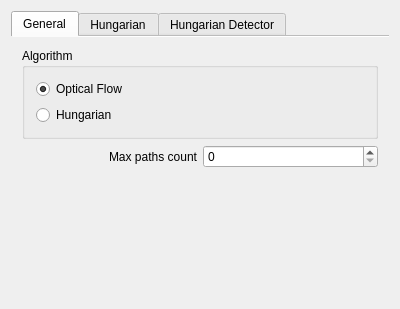
<?xml version="1.0" encoding="UTF-8"?>
<ui version="4.0">
 <class>PathDetectionConfig</class>
 <widget class="IConfigItem" name="PathDetectionConfig">
  <property name="geometry">
   <rect>
    <x>0</x>
    <y>0</y>
    <width>400</width>
    <height>300</height>
   </rect>
  </property>
  <property name="windowTitle">
   <string>Path detection</string>
  </property>
  <layout class="QGridLayout" name="gridLayout">
   <item row="1" column="0">
    <widget class="QTabWidget" name="tabWidget">
     <property name="currentIndex">
      <number>0</number>
     </property>
     <property name="documentMode">
      <bool>true</bool>
     </property>
     <widget class="QWidget" name="m_GeneralTab">
      <attribute name="title">
       <string>General</string>
      </attribute>
      <layout class="QGridLayout" name="gridLayout_4">
       <item row="3" column="0" colspan="2">
        <spacer name="verticalSpacer_3">
         <property name="orientation">
          <enum>Qt::Vertical</enum>
         </property>
         <property name="sizeHint" stdset="0">
          <size>
           <width>20</width>
           <height>40</height>
          </size>
         </property>
        </spacer>
       </item>
       <item row="1" column="0" colspan="2">
        <widget class="QGroupBox" name="groupBox">
         <property name="title">
          <string>Algorithm</string>
         </property>
         <layout class="QVBoxLayout" name="verticalLayout">
          <item>
           <widget class="QRadioButton" name="m_OpticalFlow">
            <property name="text">
             <string>Optical Flow</string>
            </property>
            <property name="checked">
             <bool>true</bool>
            </property>
           </widget>
          </item>
          <item>
           <widget class="QRadioButton" name="m_Hungarian">
            <property name="text">
             <string>Hungarian</string>
            </property>
            <property name="checked">
             <bool>false</bool>
            </property>
           </widget>
          </item>
         </layout>
        </widget>
       </item>
       <item row="2" column="0">
        <widget class="QLabel" name="label_9">
         <property name="text">
          <string>Max paths count</string>
         </property>
         <property name="alignment">
          <set>Qt::AlignRight|Qt::AlignTrailing|Qt::AlignVCenter</set>
         </property>
        </widget>
       </item>
       <item row="2" column="1">
        <widget class="QSpinBox" name="m_MaxPathsCount">
         <property name="maximum">
          <number>10000</number>
         </property>
        </widget>
       </item>
      </layout>
     </widget>
     <widget class="QWidget" name="m_HungarianTab">
      <attribute name="title">
       <string>Hungarian</string>
      </attribute>
      <layout class="QGridLayout" name="gridLayout_2">
       <item row="18" column="0">
        <widget class="QLabel" name="label_7">
         <property name="text">
          <string>Angle modifier</string>
         </property>
         <property name="alignment">
          <set>Qt::AlignRight|Qt::AlignTrailing|Qt::AlignVCenter</set>
         </property>
        </widget>
       </item>
       <item row="9" column="1">
        <widget class="QSpinBox" name="m_MaxPathLength">
         <property name="sizePolicy">
          <sizepolicy hsizetype="MinimumExpanding" vsizetype="Fixed">
           <horstretch>0</horstretch>
           <verstretch>0</verstretch>
          </sizepolicy>
         </property>
         <property name="maximum">
          <number>1000</number>
         </property>
        </widget>
       </item>
       <item row="17" column="1">
        <widget class="QSpinBox" name="m_DistanceModifier">
         <property name="sizePolicy">
          <sizepolicy hsizetype="MinimumExpanding" vsizetype="Fixed">
           <horstretch>0</horstretch>
           <verstretch>0</verstretch>
          </sizepolicy>
         </property>
         <property name="maximum">
          <number>100</number>
         </property>
        </widget>
       </item>
       <item row="13" column="1">
        <widget class="QDoubleSpinBox" name="m_CurrMaxDistFromPredictedNextWorldPoint">
         <property name="sizePolicy">
          <sizepolicy hsizetype="MinimumExpanding" vsizetype="Fixed">
           <horstretch>0</horstretch>
           <verstretch>0</verstretch>
          </sizepolicy>
         </property>
         <property name="toolTip">
          <string>Curr max dist from predicted next world point</string>
         </property>
         <property name="maximum">
          <double>100.000000000000000</double>
         </property>
        </widget>
       </item>
       <item row="8" column="0">
        <widget class="QLabel" name="label">
         <property name="text">
          <string>Max cost threshold</string>
         </property>
         <property name="alignment">
          <set>Qt::AlignRight|Qt::AlignTrailing|Qt::AlignVCenter</set>
         </property>
        </widget>
       </item>
       <item row="19" column="1">
        <widget class="QSpinBox" name="m_MaxProcessTime">
         <property name="maximum">
          <number>100000</number>
         </property>
         <property name="singleStep">
          <number>100</number>
         </property>
        </widget>
       </item>
       <item row="19" column="0">
        <widget class="QLabel" name="label_8">
         <property name="text">
          <string>Max process time [ms]</string>
         </property>
         <property name="alignment">
          <set>Qt::AlignRight|Qt::AlignTrailing|Qt::AlignVCenter</set>
         </property>
        </widget>
       </item>
       <item row="16" column="1">
        <widget class="QSpinBox" name="m_DescCostModifier">
         <property name="sizePolicy">
          <sizepolicy hsizetype="MinimumExpanding" vsizetype="Fixed">
           <horstretch>0</horstretch>
           <verstretch>0</verstretch>
          </sizepolicy>
         </property>
         <property name="maximum">
          <number>100</number>
         </property>
        </widget>
       </item>
       <item row="11" column="0">
        <widget class="QLabel" name="label_3">
         <property name="text">
          <string>Max missed frames in path</string>
         </property>
         <property name="alignment">
          <set>Qt::AlignRight|Qt::AlignTrailing|Qt::AlignVCenter</set>
         </property>
        </widget>
       </item>
       <item row="16" column="0">
        <widget class="QLabel" name="label_5">
         <property name="text">
          <string>Desc cost modifier</string>
         </property>
         <property name="alignment">
          <set>Qt::AlignRight|Qt::AlignTrailing|Qt::AlignVCenter</set>
         </property>
        </widget>
       </item>
       <item row="11" column="1">
        <widget class="QSpinBox" name="m_MaxMissedFramesInPath">
         <property name="sizePolicy">
          <sizepolicy hsizetype="MinimumExpanding" vsizetype="Fixed">
           <horstretch>0</horstretch>
           <verstretch>0</verstretch>
          </sizepolicy>
         </property>
         <property name="maximum">
          <number>100</number>
         </property>
        </widget>
       </item>
       <item row="17" column="0">
        <widget class="QLabel" name="label_6">
         <property name="text">
          <string>Distance modifier</string>
         </property>
         <property name="alignment">
          <set>Qt::AlignRight|Qt::AlignTrailing|Qt::AlignVCenter</set>
         </property>
        </widget>
       </item>
       <item row="8" column="1">
        <widget class="QSpinBox" name="m_MaxCostThresh">
         <property name="sizePolicy">
          <sizepolicy hsizetype="MinimumExpanding" vsizetype="Fixed">
           <horstretch>0</horstretch>
           <verstretch>0</verstretch>
          </sizepolicy>
         </property>
         <property name="maximum">
          <number>1000</number>
         </property>
         <property name="singleStep">
          <number>10</number>
         </property>
        </widget>
       </item>
       <item row="18" column="1">
        <widget class="QSpinBox" name="m_AngleModifier">
         <property name="sizePolicy">
          <sizepolicy hsizetype="MinimumExpanding" vsizetype="Fixed">
           <horstretch>0</horstretch>
           <verstretch>0</verstretch>
          </sizepolicy>
         </property>
         <property name="maximum">
          <number>100</number>
         </property>
        </widget>
       </item>
       <item row="13" column="0">
        <widget class="QLabel" name="label_4">
         <property name="toolTip">
          <string>Curr max dist from predicted next world point</string>
         </property>
         <property name="text">
          <string>Max distance</string>
         </property>
         <property name="alignment">
          <set>Qt::AlignRight|Qt::AlignTrailing|Qt::AlignVCenter</set>
         </property>
        </widget>
       </item>
       <item row="9" column="0">
        <widget class="QLabel" name="label_2">
         <property name="text">
          <string>Max path length</string>
         </property>
         <property name="alignment">
          <set>Qt::AlignRight|Qt::AlignTrailing|Qt::AlignVCenter</set>
         </property>
        </widget>
       </item>
       <item row="15" column="0" colspan="2">
        <widget class="Line" name="line">
         <property name="orientation">
          <enum>Qt::Horizontal</enum>
         </property>
        </widget>
       </item>
       <item row="21" column="0" colspan="2">
        <spacer name="verticalSpacer">
         <property name="orientation">
          <enum>Qt::Vertical</enum>
         </property>
         <property name="sizeHint" stdset="0">
          <size>
           <width>20</width>
           <height>40</height>
          </size>
         </property>
        </spacer>
       </item>
      </layout>
     </widget>
     <widget class="QWidget" name="m_HungarianDetectorTab">
      <attribute name="title">
       <string>Hungarian Detector</string>
      </attribute>
      <layout class="QGridLayout" name="gridLayout_3">
       <item row="10" column="0" colspan="4">
        <spacer name="verticalSpacer_2">
         <property name="orientation">
          <enum>Qt::Vertical</enum>
         </property>
         <property name="sizeHint" stdset="0">
          <size>
           <width>20</width>
           <height>40</height>
          </size>
         </property>
        </spacer>
       </item>
       <item row="3" column="1">
        <widget class="QLabel" name="m_SIFTContrastThresholdLabel">
         <property name="enabled">
          <bool>false</bool>
         </property>
         <property name="text">
          <string>Contrash threshold</string>
         </property>
         <property name="alignment">
          <set>Qt::AlignRight|Qt::AlignTrailing|Qt::AlignVCenter</set>
         </property>
        </widget>
       </item>
       <item row="6" column="0" colspan="4">
        <widget class="Line" name="line_2">
         <property name="orientation">
          <enum>Qt::Horizontal</enum>
         </property>
        </widget>
       </item>
       <item row="7" column="2" colspan="2">
        <widget class="QDoubleSpinBox" name="m_SURFHessianThreshold">
         <property name="enabled">
          <bool>false</bool>
         </property>
         <property name="sizePolicy">
          <sizepolicy hsizetype="MinimumExpanding" vsizetype="Fixed">
           <horstretch>0</horstretch>
           <verstretch>0</verstretch>
          </sizepolicy>
         </property>
         <property name="maximum">
          <double>1000.000000000000000</double>
         </property>
         <property name="singleStep">
          <double>10.000000000000000</double>
         </property>
        </widget>
       </item>
       <item row="7" column="1">
        <widget class="QLabel" name="m_SURFHessianThresholdLabel">
         <property name="enabled">
          <bool>false</bool>
         </property>
         <property name="text">
          <string>Hessian threshold</string>
         </property>
         <property name="alignment">
          <set>Qt::AlignRight|Qt::AlignTrailing|Qt::AlignVCenter</set>
         </property>
        </widget>
       </item>
       <item row="8" column="1">
        <widget class="QLabel" name="m_SURFnOctavesLabel">
         <property name="enabled">
          <bool>false</bool>
         </property>
         <property name="text">
          <string>Octaves</string>
         </property>
         <property name="alignment">
          <set>Qt::AlignRight|Qt::AlignTrailing|Qt::AlignVCenter</set>
         </property>
        </widget>
       </item>
       <item row="8" column="2" colspan="2">
        <widget class="QSpinBox" name="m_SURFnOctaves">
         <property name="enabled">
          <bool>false</bool>
         </property>
         <property name="sizePolicy">
          <sizepolicy hsizetype="MinimumExpanding" vsizetype="Fixed">
           <horstretch>0</horstretch>
           <verstretch>0</verstretch>
          </sizepolicy>
         </property>
         <property name="maximum">
          <number>100</number>
         </property>
        </widget>
       </item>
       <item row="1" column="1">
        <widget class="QLabel" name="m_SIFTnfeaturesLabel">
         <property name="enabled">
          <bool>false</bool>
         </property>
         <property name="text">
          <string>Features</string>
         </property>
         <property name="alignment">
          <set>Qt::AlignRight|Qt::AlignTrailing|Qt::AlignVCenter</set>
         </property>
        </widget>
       </item>
       <item row="9" column="1">
        <widget class="QLabel" name="m_SURFnOctaveLayersLabel">
         <property name="enabled">
          <bool>false</bool>
         </property>
         <property name="text">
          <string>Octave layers</string>
         </property>
         <property name="alignment">
          <set>Qt::AlignRight|Qt::AlignTrailing|Qt::AlignVCenter</set>
         </property>
        </widget>
       </item>
       <item row="2" column="1">
        <widget class="QLabel" name="m_SIFTnOctaveLayersLabel">
         <property name="enabled">
          <bool>false</bool>
         </property>
         <property name="text">
          <string>Octave layers</string>
         </property>
         <property name="alignment">
          <set>Qt::AlignRight|Qt::AlignTrailing|Qt::AlignVCenter</set>
         </property>
        </widget>
       </item>
       <item row="4" column="1">
        <widget class="QLabel" name="m_SIFTEdgeThresholdLabel">
         <property name="enabled">
          <bool>false</bool>
         </property>
         <property name="text">
          <string>Edge threshold</string>
         </property>
         <property name="alignment">
          <set>Qt::AlignRight|Qt::AlignTrailing|Qt::AlignVCenter</set>
         </property>
        </widget>
       </item>
       <item row="9" column="2" colspan="2">
        <widget class="QSpinBox" name="m_SURFnOctaveLayers">
         <property name="enabled">
          <bool>false</bool>
         </property>
         <property name="sizePolicy">
          <sizepolicy hsizetype="MinimumExpanding" vsizetype="Fixed">
           <horstretch>0</horstretch>
           <verstretch>0</verstretch>
          </sizepolicy>
         </property>
         <property name="maximum">
          <number>100</number>
         </property>
        </widget>
       </item>
       <item row="5" column="1">
        <widget class="QLabel" name="m_SIFTSigmaLabel">
         <property name="enabled">
          <bool>false</bool>
         </property>
         <property name="text">
          <string>Sigma</string>
         </property>
         <property name="alignment">
          <set>Qt::AlignRight|Qt::AlignTrailing|Qt::AlignVCenter</set>
         </property>
        </widget>
       </item>
       <item row="1" column="2" colspan="2">
        <widget class="QSpinBox" name="m_SIFTnfeatures">
         <property name="enabled">
          <bool>false</bool>
         </property>
         <property name="sizePolicy">
          <sizepolicy hsizetype="MinimumExpanding" vsizetype="Fixed">
           <horstretch>0</horstretch>
           <verstretch>0</verstretch>
          </sizepolicy>
         </property>
         <property name="maximum">
          <number>10000</number>
         </property>
         <property name="singleStep">
          <number>100</number>
         </property>
        </widget>
       </item>
       <item row="2" column="2" colspan="2">
        <widget class="QSpinBox" name="m_SIFTnOctaveLayers">
         <property name="enabled">
          <bool>false</bool>
         </property>
         <property name="sizePolicy">
          <sizepolicy hsizetype="MinimumExpanding" vsizetype="Fixed">
           <horstretch>0</horstretch>
           <verstretch>0</verstretch>
          </sizepolicy>
         </property>
         <property name="maximum">
          <number>20</number>
         </property>
        </widget>
       </item>
       <item row="3" column="2" colspan="2">
        <widget class="QDoubleSpinBox" name="m_SIFTContrastThreshold">
         <property name="enabled">
          <bool>false</bool>
         </property>
         <property name="sizePolicy">
          <sizepolicy hsizetype="MinimumExpanding" vsizetype="Fixed">
           <horstretch>0</horstretch>
           <verstretch>0</verstretch>
          </sizepolicy>
         </property>
         <property name="maximum">
          <double>100.000000000000000</double>
         </property>
         <property name="singleStep">
          <double>0.100000000000000</double>
         </property>
        </widget>
       </item>
       <item row="4" column="2" colspan="2">
        <widget class="QDoubleSpinBox" name="m_SIFTEdgeThreshold">
         <property name="enabled">
          <bool>false</bool>
         </property>
         <property name="sizePolicy">
          <sizepolicy hsizetype="MinimumExpanding" vsizetype="Fixed">
           <horstretch>0</horstretch>
           <verstretch>0</verstretch>
          </sizepolicy>
         </property>
         <property name="maximum">
          <double>100.000000000000000</double>
         </property>
         <property name="singleStep">
          <double>0.100000000000000</double>
         </property>
        </widget>
       </item>
       <item row="5" column="2" colspan="2">
        <widget class="QDoubleSpinBox" name="m_SIFTSigma">
         <property name="enabled">
          <bool>false</bool>
         </property>
         <property name="sizePolicy">
          <sizepolicy hsizetype="MinimumExpanding" vsizetype="Fixed">
           <horstretch>0</horstretch>
           <verstretch>0</verstretch>
          </sizepolicy>
         </property>
         <property name="maximum">
          <double>100.000000000000000</double>
         </property>
         <property name="singleStep">
          <double>0.100000000000000</double>
         </property>
        </widget>
       </item>
       <item row="3" column="0">
        <widget class="QRadioButton" name="m_SIFTDetector">
         <property name="text">
          <string>SIFT</string>
         </property>
        </widget>
       </item>
       <item row="8" column="0">
        <widget class="QRadioButton" name="m_SURFDetector">
         <property name="text">
          <string>SURF</string>
         </property>
        </widget>
       </item>
      </layout>
     </widget>
    </widget>
   </item>
  </layout>
 </widget>
 <layoutdefault spacing="6" margin="11"/>
 <customwidgets>
  <customwidget>
   <class>IConfigItem</class>
   <extends>QWidget</extends>
   <header>IConfigItem.h</header>
   <container>1</container>
  </customwidget>
 </customwidgets>
 <resources/>
 <connections>
  <connection>
   <sender>m_MaxCostThresh</sender>
   <signal>valueChanged(int)</signal>
   <receiver>PathDetectionConfig</receiver>
   <slot>setMaxCostThresh(int)</slot>
   <hints>
    <hint type="sourcelabel">
     <x>310</x>
     <y>49</y>
    </hint>
    <hint type="destinationlabel">
     <x>199</x>
     <y>149</y>
    </hint>
   </hints>
  </connection>
  <connection>
   <sender>m_MaxPathLength</sender>
   <signal>valueChanged(int)</signal>
   <receiver>PathDetectionConfig</receiver>
   <slot>setMaxPathLength(int)</slot>
   <hints>
    <hint type="sourcelabel">
     <x>310</x>
     <y>75</y>
    </hint>
    <hint type="destinationlabel">
     <x>199</x>
     <y>149</y>
    </hint>
   </hints>
  </connection>
  <connection>
   <sender>m_MaxMissedFramesInPath</sender>
   <signal>valueChanged(int)</signal>
   <receiver>PathDetectionConfig</receiver>
   <slot>setMaxMissedFramesInPath(int)</slot>
   <hints>
    <hint type="sourcelabel">
     <x>310</x>
     <y>101</y>
    </hint>
    <hint type="destinationlabel">
     <x>199</x>
     <y>149</y>
    </hint>
   </hints>
  </connection>
  <connection>
   <sender>m_CurrMaxDistFromPredictedNextWorldPoint</sender>
   <signal>valueChanged(double)</signal>
   <receiver>PathDetectionConfig</receiver>
   <slot>setCurrMaxDistFromPredictedNextWorldPoint(double)</slot>
   <hints>
    <hint type="sourcelabel">
     <x>310</x>
     <y>127</y>
    </hint>
    <hint type="destinationlabel">
     <x>199</x>
     <y>149</y>
    </hint>
   </hints>
  </connection>
  <connection>
   <sender>m_DescCostModifier</sender>
   <signal>valueChanged(int)</signal>
   <receiver>PathDetectionConfig</receiver>
   <slot>setDescCostModifier(int)</slot>
   <hints>
    <hint type="sourcelabel">
     <x>310</x>
     <y>162</y>
    </hint>
    <hint type="destinationlabel">
     <x>199</x>
     <y>149</y>
    </hint>
   </hints>
  </connection>
  <connection>
   <sender>m_DistanceModifier</sender>
   <signal>valueChanged(int)</signal>
   <receiver>PathDetectionConfig</receiver>
   <slot>setDistanceModifier(int)</slot>
   <hints>
    <hint type="sourcelabel">
     <x>310</x>
     <y>188</y>
    </hint>
    <hint type="destinationlabel">
     <x>199</x>
     <y>149</y>
    </hint>
   </hints>
  </connection>
  <connection>
   <sender>m_AngleModifier</sender>
   <signal>valueChanged(int)</signal>
   <receiver>PathDetectionConfig</receiver>
   <slot>setAngleModifier(int)</slot>
   <hints>
    <hint type="sourcelabel">
     <x>310</x>
     <y>214</y>
    </hint>
    <hint type="destinationlabel">
     <x>199</x>
     <y>149</y>
    </hint>
   </hints>
  </connection>
  <connection>
   <sender>m_SIFTDetector</sender>
   <signal>toggled(bool)</signal>
   <receiver>PathDetectionConfig</receiver>
   <slot>setSIFTDetector(bool)</slot>
   <hints>
    <hint type="sourcelabel">
     <x>61</x>
     <y>101</y>
    </hint>
    <hint type="destinationlabel">
     <x>199</x>
     <y>149</y>
    </hint>
   </hints>
  </connection>
  <connection>
   <sender>m_SURFDetector</sender>
   <signal>toggled(bool)</signal>
   <receiver>PathDetectionConfig</receiver>
   <slot>setSURFDetector(bool)</slot>
   <hints>
    <hint type="sourcelabel">
     <x>61</x>
     <y>214</y>
    </hint>
    <hint type="destinationlabel">
     <x>199</x>
     <y>149</y>
    </hint>
   </hints>
  </connection>
  <connection>
   <sender>m_SIFTnfeatures</sender>
   <signal>valueChanged(int)</signal>
   <receiver>PathDetectionConfig</receiver>
   <slot>setSIFTnfeatures(int)</slot>
   <hints>
    <hint type="sourcelabel">
     <x>294</x>
     <y>48</y>
    </hint>
    <hint type="destinationlabel">
     <x>199</x>
     <y>149</y>
    </hint>
   </hints>
  </connection>
  <connection>
   <sender>m_SIFTnOctaveLayers</sender>
   <signal>valueChanged(int)</signal>
   <receiver>PathDetectionConfig</receiver>
   <slot>setSIFTnOctaveLayers(int)</slot>
   <hints>
    <hint type="sourcelabel">
     <x>294</x>
     <y>74</y>
    </hint>
    <hint type="destinationlabel">
     <x>199</x>
     <y>149</y>
    </hint>
   </hints>
  </connection>
  <connection>
   <sender>m_SIFTContrastThreshold</sender>
   <signal>valueChanged(double)</signal>
   <receiver>PathDetectionConfig</receiver>
   <slot>setSIFTContrastThreshold(double)</slot>
   <hints>
    <hint type="sourcelabel">
     <x>294</x>
     <y>100</y>
    </hint>
    <hint type="destinationlabel">
     <x>199</x>
     <y>149</y>
    </hint>
   </hints>
  </connection>
  <connection>
   <sender>m_SIFTEdgeThreshold</sender>
   <signal>valueChanged(double)</signal>
   <receiver>PathDetectionConfig</receiver>
   <slot>setSIFTEdgeThreshold(double)</slot>
   <hints>
    <hint type="sourcelabel">
     <x>294</x>
     <y>126</y>
    </hint>
    <hint type="destinationlabel">
     <x>199</x>
     <y>149</y>
    </hint>
   </hints>
  </connection>
  <connection>
   <sender>m_SIFTSigma</sender>
   <signal>valueChanged(double)</signal>
   <receiver>PathDetectionConfig</receiver>
   <slot>setSIFTSigma(double)</slot>
   <hints>
    <hint type="sourcelabel">
     <x>294</x>
     <y>152</y>
    </hint>
    <hint type="destinationlabel">
     <x>199</x>
     <y>149</y>
    </hint>
   </hints>
  </connection>
  <connection>
   <sender>m_SURFHessianThreshold</sender>
   <signal>valueChanged(double)</signal>
   <receiver>PathDetectionConfig</receiver>
   <slot>setSURFHessianThreshold(double)</slot>
   <hints>
    <hint type="sourcelabel">
     <x>294</x>
     <y>187</y>
    </hint>
    <hint type="destinationlabel">
     <x>199</x>
     <y>149</y>
    </hint>
   </hints>
  </connection>
  <connection>
   <sender>m_SURFnOctaves</sender>
   <signal>valueChanged(int)</signal>
   <receiver>PathDetectionConfig</receiver>
   <slot>setSURFnOctaves(int)</slot>
   <hints>
    <hint type="sourcelabel">
     <x>294</x>
     <y>213</y>
    </hint>
    <hint type="destinationlabel">
     <x>199</x>
     <y>149</y>
    </hint>
   </hints>
  </connection>
  <connection>
   <sender>m_SURFnOctaveLayers</sender>
   <signal>valueChanged(int)</signal>
   <receiver>PathDetectionConfig</receiver>
   <slot>setSURFnOctaveLayers(int)</slot>
   <hints>
    <hint type="sourcelabel">
     <x>294</x>
     <y>239</y>
    </hint>
    <hint type="destinationlabel">
     <x>199</x>
     <y>149</y>
    </hint>
   </hints>
  </connection>
  <connection>
   <sender>m_MaxProcessTime</sender>
   <signal>valueChanged(int)</signal>
   <receiver>PathDetectionConfig</receiver>
   <slot>setMaxProcessTime(int)</slot>
   <hints>
    <hint type="sourcelabel">
     <x>266</x>
     <y>239</y>
    </hint>
    <hint type="destinationlabel">
     <x>199</x>
     <y>149</y>
    </hint>
   </hints>
  </connection>
  <connection>
   <sender>m_OpticalFlow</sender>
   <signal>toggled(bool)</signal>
   <receiver>PathDetectionConfig</receiver>
   <slot>setOpticalFlow(bool)</slot>
   <hints>
    <hint type="sourcelabel">
     <x>199</x>
     <y>70</y>
    </hint>
    <hint type="destinationlabel">
     <x>199</x>
     <y>149</y>
    </hint>
   </hints>
  </connection>
  <connection>
   <sender>m_Hungarian</sender>
   <signal>toggled(bool)</signal>
   <receiver>PathDetectionConfig</receiver>
   <slot>setHungarian(bool)</slot>
   <hints>
    <hint type="sourcelabel">
     <x>199</x>
     <y>93</y>
    </hint>
    <hint type="destinationlabel">
     <x>199</x>
     <y>149</y>
    </hint>
   </hints>
  </connection>
  <connection>
   <sender>m_MaxPathsCount</sender>
   <signal>valueChanged(int)</signal>
   <receiver>PathDetectionConfig</receiver>
   <slot>setMaxPathsCount(int)</slot>
   <hints>
    <hint type="sourcelabel">
     <x>292</x>
     <y>127</y>
    </hint>
    <hint type="destinationlabel">
     <x>199</x>
     <y>149</y>
    </hint>
   </hints>
  </connection>
 </connections>
 <slots>
  <slot>setMaxCostThresh(int)</slot>
  <slot>setMaxPathLength(int)</slot>
  <slot>setMaxMissedFramesInPath(int)</slot>
  <slot>setCurrMaxDistFromPredictedNextWorldPoint(double)</slot>
  <slot>setDescCostModifier(int)</slot>
  <slot>setDistanceModifier(int)</slot>
  <slot>setAngleModifier(int)</slot>
  <slot>setSIFTDetector(bool)</slot>
  <slot>setSURFDetector(bool)</slot>
  <slot>setSIFTnfeatures(int)</slot>
  <slot>setSIFTnOctaveLayers(int)</slot>
  <slot>setSIFTContrastThreshold(double)</slot>
  <slot>setSIFTEdgeThreshold(double)</slot>
  <slot>setSIFTSigma(double)</slot>
  <slot>setSURFHessianThreshold(double)</slot>
  <slot>setSURFnOctaves(int)</slot>
  <slot>setSURFnOctaveLayers(int)</slot>
  <slot>setMaxProcessTime(int)</slot>
  <slot>setOpticalFlow(bool)</slot>
  <slot>setHungarian(bool)</slot>
  <slot>setMaxPathsCount(int)</slot>
 </slots>
</ui>
